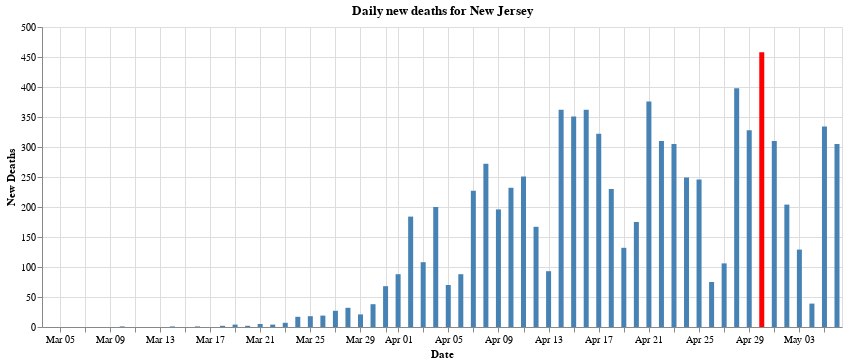

Notebook cell for this chart:
### Markdown cell above
## 12 - Graph of daily new deaths in New Jersey

### Code cell
max_daily_increase = daily_new_cases['new_deaths'].max()
# display(max_daily_increase)

chart = alt.Chart(daily_new_cases).mark_bar().encode(
    y=alt.Y('new_deaths:Q', axis=alt.Axis(title='New Deaths')),
    x=alt.X('date:T', axis=alt.Axis(format='%b %d', title='Date')),
    # The highlight will be set on the result of a conditional statement
    color=alt.condition(
        alt.datum.new_deaths == max_daily_increase,
        alt.value('red'),    
        alt.value('steelblue')  
    ),
    tooltip=['date:T','new_deaths']

).properties(
    width=800,
    title="Daily new deaths for New Jersey"
)

    
display(chart)

### Figure 1 — Vega-Lite specification as saved in the notebook (floating-point values rounded to 4 significant figures)
{"config": {"view": {"continuousWidth": 400, "continuousHeight": 300}}, "data": {"name": "data-28e118d0cbaad701f6ff629d217fa06e"}, "mark": "bar", "encoding": {"color": {"condition": {"value": "red", "test": "(datum.new_deaths === 458)"}, "value": "steelblue"}, "tooltip": [{"type": "temporal", "field": "date"}, {"type": "quantitative", "field": "new_deaths"}], "x": {"type": "temporal", "axis": {"format": "%b %d", "title": "Date"}, "field": "date"}, "y": {"type": "quantitative", "axis": {"title": "New Deaths"}, "field": "new_deaths"}}, "title": "Daily new deaths for New Jersey", "width": 800, "$schema": "https://vega.github.io/schema/vega-lite/v4.0.2.json", "datasets": {"data-28e118d0cbaad701f6ff629d217fa06e": [{"date": "2020-03-04T00:00:00", "new_cases": 1, "new_deaths": 0}, {"date": "2020-03-05T00:00:00", "new_cases": 1, "new_deaths": 0}, {"date": "2020-03-06T00:00:00", "new_cases": 2, "new_deaths": 0}, {"date": "2020-03-07T00:00:00", "new_cases": 0, "new_deaths": 0}, {"date": "2020-03-08T00:00:00", "new_cases": 2, "new_deaths": 0}, {"date": "2020-03-09T00:00:00", "new_cases": 5, "new_deaths": 0}, {"date": "2020-03-10T00:00:00", "new_cases": 4, "new_deaths": 1}, {"date": "2020-03-11T00:00:00", "new_cases": 8, "new_deaths": 0}, {"date": "2020-03-12T00:00:00", "new_cases": 6, "new_deaths": 0}, {"date": "2020-03-13T00:00:00", "new_cases": 21, "new_deaths": 0}, {"date": "2020-03-14T00:00:00", "new_cases": 25, "new_deaths": 1}, {"date": "2020-03-15T00:00:00", "new_cases": 23, "new_deaths": 0}, {"date": "2020-03-16T00:00:00", "new_cases": 78, "new_deaths": 1}, {"date": "2020-03-17T00:00:00", "new_cases": 92, "new_deaths": 0}, {"date": "2020-03-18T00:00:00", "new_cases": 159, "new_deaths": 2}, {"date": "2020-03-19T00:00:00", "new_cases": 308, "new_deaths": 4}, {"date": "2020-03-20T00:00:00", "new_cases": 161, "new_deaths": 2}, {"date": "2020-03-21T00:00:00", "new_cases": 440, "new_deaths": 5}, {"date": "2020-03-22T00:00:00", "new_cases": 578, "new_deaths": 4}, {"date": "2020-03-23T00:00:00", "new_cases": 930, "new_deaths": 7}, {"date": "2020-03-24T00:00:00", "new_cases": 831, "new_deaths": 17}, {"date": "2020-03-25T00:00:00", "new_cases": 727, "new_deaths": 18}, {"date": "2020-03-26T00:00:00", "new_cases": 2474, "new_deaths": 19}, {"date": "2020-03-27T00:00:00", "new_cases": 1949, "new_deaths": 27}, {"date": "2020-03-28T00:00:00", "new_cases": 2299, "new_deaths": 32}, {"date": "2020-03-29T00:00:00", "new_cases": 2262, "new_deaths": 21}, {"date": "2020-03-30T00:00:00", "new_cases": 3250, "new_deaths": 38}, {"date": "2020-03-31T00:00:00", "new_cases": 2060, "new_deaths": 68}, {"date": "2020-04-01T00:00:00", "new_cases": 3559, "new_deaths": 88}, {"date": "2020-04-02T00:00:00", "new_cases": 3335, "new_deaths": 184}, {"date": "2020-04-03T00:00:00", "new_cases": 4305, "new_deaths": 108}, {"date": "2020-04-04T00:00:00", "new_cases": 4229, "new_deaths": 200}, {"date": "2020-04-05T00:00:00", "new_cases": 3381, "new_deaths": 70}, {"date": "2020-04-06T00:00:00", "new_cases": 3585, "new_deaths": 88}, {"date": "2020-04-07T00:00:00", "new_cases": 3326, "new_deaths": 227}, {"date": "2020-04-08T00:00:00", "new_cases": 3021, "new_deaths": 272}, {"date": "2020-04-09T00:00:00", "new_cases": 3590, "new_deaths": 196}, {"date": "2020-04-10T00:00:00", "new_cases": 3561, "new_deaths": 232}, {"date": "2020-04-11T00:00:00", "new_cases": 3563, "new_deaths": 251}, {"date": "2020-04-12T00:00:00", "new_cases": 3699, "new_deaths": 167}, {"date": "2020-04-13T00:00:00", "new_cases": 2734, "new_deaths": 93}, {"date": "2020-04-14T00:00:00", "new_cases": 4240, "new_deaths": 362}, {"date": "2020-04-15T00:00:00", "new_cases": 2206, "new_deaths": 351}, {"date": "2020-04-16T00:00:00", "new_cases": 4287, "new_deaths": 362}, {"date": "2020-04-17T00:00:00", "new_cases": 3150, "new_deaths": 322}, {"date": "2020-04-18T00:00:00", "new_cases": 2953, "new_deaths": 230}, {"date": "2020-04-19T00:00:00", "new_cases": 3881, "new_deaths": 132}, {"date": "2020-04-20T00:00:00", "new_cases": 3505, "new_deaths": 175}, {"date": "2020-04-21T00:00:00", "new_cases": 3581, "new_deaths": 376}, {"date": "2020-04-22T00:00:00", "new_cases": 3478, "new_deaths": 310}, {"date": "2020-04-23T00:00:00", "new_cases": 4124, "new_deaths": 305}, {"date": "2020-04-24T00:00:00", "new_cases": 2207, "new_deaths": 249}, {"date": "2020-04-25T00:00:00", "new_cases": 3327, "new_deaths": 246}, {"date": "2020-04-26T00:00:00", "new_cases": 3515, "new_deaths": 75}, {"date": "2020-04-27T00:00:00", "new_cases": 2150, "new_deaths": 106}, {"date": "2020-04-28T00:00:00", "new_cases": 2668, "new_deaths": 398}, {"date": "2020-04-29T00:00:00", "new_cases": 2408, "new_deaths": 328}, {"date": "2020-04-30T00:00:00", "new_cases": 2388, "new_deaths": 458}, {"date": "2020-05-01T00:00:00", "new_cases": 2538, "new_deaths": 310}, {"date": "2020-05-02T00:00:00", "new_cases": 2527, "new_deaths": 204}, {"date": "2020-05-03T00:00:00", "new_cases": 3027, "new_deaths": 129}, {"date": "2020-05-04T00:00:00", "new_cases": 1525, "new_deaths": 39}, {"date": "2020-05-05T00:00:00", "new_cases": 2324, "new_deaths": 334}, {"date": "2020-05-06T00:00:00", "new_cases": 1297, "new_deaths": 305}]}}
